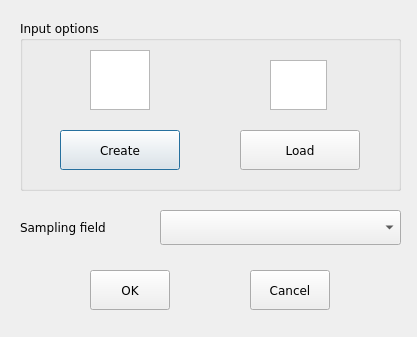
<?xml version="1.0" encoding="UTF-8"?>
<ui version="4.0">
 <class>SamplingLayerManager</class>
 <widget class="QDialog" name="SamplingLayerManager">
  <property name="geometry">
   <rect>
    <x>0</x>
    <y>0</y>
    <width>417</width>
    <height>337</height>
   </rect>
  </property>
  <property name="font">
   <font>
    <family>Verdana</family>
   </font>
  </property>
  <property name="windowTitle">
   <string>Sampling Layer Manager</string>
  </property>
  <property name="styleSheet">
   <string notr="true"/>
  </property>
  <widget class="QGroupBox" name="groupBox">
   <property name="geometry">
    <rect>
     <x>20</x>
     <y>20</y>
     <width>381</width>
     <height>171</height>
    </rect>
   </property>
   <property name="title">
    <string>Input options</string>
   </property>
   <widget class="QPushButton" name="create">
    <property name="geometry">
     <rect>
      <x>40</x>
      <y>110</y>
      <width>120</width>
      <height>40</height>
     </rect>
    </property>
    <property name="font">
     <font>
      <family>Verdana</family>
     </font>
    </property>
    <property name="styleSheet">
     <string notr="true"/>
    </property>
    <property name="text">
     <string>Create</string>
    </property>
   </widget>
   <widget class="QGraphicsView" name="graphicsView_2">
    <property name="geometry">
     <rect>
      <x>250</x>
      <y>40</y>
      <width>57</width>
      <height>50</height>
     </rect>
    </property>
    <property name="styleSheet">
     <string notr="true">border-image: url(:/res/Load-01.png);</string>
    </property>
   </widget>
   <widget class="QPushButton" name="load">
    <property name="geometry">
     <rect>
      <x>220</x>
      <y>110</y>
      <width>120</width>
      <height>40</height>
     </rect>
    </property>
    <property name="font">
     <font>
      <family>Verdana</family>
     </font>
    </property>
    <property name="styleSheet">
     <string notr="true"/>
    </property>
    <property name="text">
     <string>Load</string>
    </property>
   </widget>
   <widget class="QGraphicsView" name="graphicsView">
    <property name="geometry">
     <rect>
      <x>70</x>
      <y>30</y>
      <width>60</width>
      <height>60</height>
     </rect>
    </property>
    <property name="styleSheet">
     <string notr="true">border-image: url(:/res/Create-01.png)</string>
    </property>
   </widget>
  </widget>
  <widget class="QComboBox" name="splFields">
   <property name="geometry">
    <rect>
     <x>160</x>
     <y>210</y>
     <width>241</width>
     <height>35</height>
    </rect>
   </property>
  </widget>
  <widget class="QLabel" name="label">
   <property name="geometry">
    <rect>
     <x>20</x>
     <y>210</y>
     <width>161</width>
     <height>35</height>
    </rect>
   </property>
   <property name="text">
    <string>Sampling field</string>
   </property>
  </widget>
  <widget class="QPushButton" name="OK">
   <property name="geometry">
    <rect>
     <x>90</x>
     <y>270</y>
     <width>80</width>
     <height>40</height>
    </rect>
   </property>
   <property name="text">
    <string>OK</string>
   </property>
  </widget>
  <widget class="QPushButton" name="Cancel">
   <property name="geometry">
    <rect>
     <x>250</x>
     <y>270</y>
     <width>80</width>
     <height>40</height>
    </rect>
   </property>
   <property name="text">
    <string>Cancel</string>
   </property>
  </widget>
 </widget>
 <resources/>
 <connections/>
</ui>
